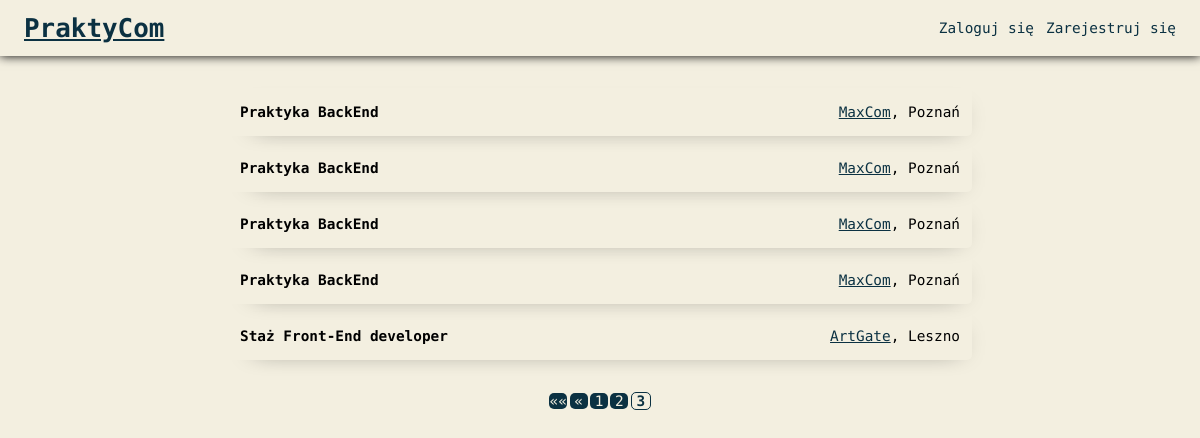
The page /index.php?strona=3 on the database as committed earlier.
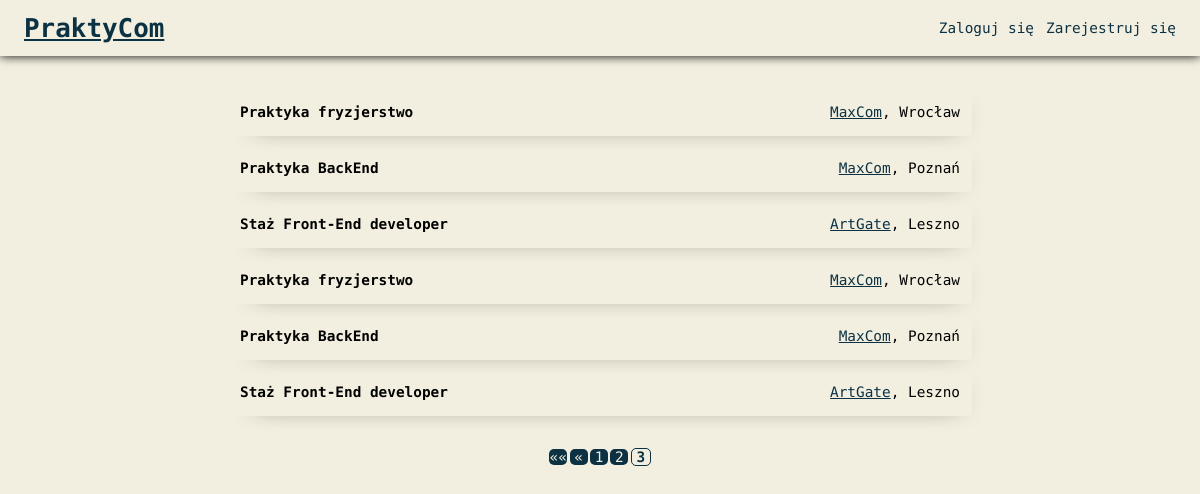
The same page on the database as committed later.
### tables this page shows
CREATE TABLE `oferty` (
  `id` int(255) NOT NULL,
  `tytul` varchar(50) NOT NULL,
  `opis` text NOT NULL,
  `id_pracodawcy` int(11) NOT NULL,
  `lokalizacja` varchar(30) NOT NULL
);

CREATE TABLE `pracodawcy` (
  `id` int(255) NOT NULL,
  `firma` varchar(50) NOT NULL,
  `email` varchar(50) NOT NULL,
  `haslo` varchar(255) NOT NULL
);

### index.php (the view, shortened to what this page needs)
<?php
include "connection.php";
?>
<!DOCTYPE html>
<html lang="pl">
<head>
    <link rel="stylesheet" href="style.css">
</head>
<body>
<header>
    <a href="index.php" id="logo">PraktyCom</a>
    <div id="opcje">
    <?php
    if (isset($_SESSION['user_id'])) {
        if (isset($_SESSION['user_imie']) && isset($_SESSION['user_nazwisko'])) {
            $userParams = "imie=".$_SESSION['user_imie'] . '&nazwisko=' . $_SESSION['user_nazwisko'] . '&id=' . $_SESSION['user_id'];
            echo generatePageLink('panelPraktykanta.php', 'Konto', $userParams, '');
        } elseif (isset($_SESSION['user_firma'])) {
            $userParams = "firma=" . $_SESSION['user_firma'] . '&id=' . $_SESSION['user_id'];
            echo generatePageLink('panelPracodawca.php', 'Konto', $userParams, '');
            echo generatePageLink('addAd.php', 'Dodaj ogłoszenie', '', '');
        }
        echo generatePageLink('logout.php', 'Wyloguj', '', '');
    } else {
        echo generatePageLink($loginPage, 'Zaloguj się', '', '');
        echo generatePageLink($signupPage, 'Zarejestruj się', '', '');
    }
    ?>
    </div>
</header>
<main>
    <div id="ogloszenia">
        <?php
        $ofertyNaStrone = 10;
        if (isset($_GET['strona'])) {
            $strona = $_GET['strona'];
        } else {
            $strona = 1;
        }
        $poczatek = ($strona - 1) * $ofertyNaStrone;
        $query = "SELECT oferty.id AS oferta_id, oferty.tytul AS tytul, oferty.lokalizacja AS lokalizacja, pracodawcy.firma AS firma, pracodawcy.id AS id
                  FROM oferty
                  INNER JOIN pracodawcy ON oferty.id_pracodawcy = pracodawcy.id
                  ORDER BY oferty.id DESC
                  LIMIT $poczatek, $ofertyNaStrone";
        $result = mysqli_query($conn, $query);
        if ($result && mysqli_num_rows($result) > 0) {
            while ($row = mysqli_fetch_assoc($result)) {
                $id_ogloszenia = $row['oferta_id'];
                $tytul = $row['tytul'];
                $firma = $row['firma'];
                $firmaId = $row['id'];
                $lokalizacja = $row['lokalizacja'];
                echo '<div class="ogloszenie" onclick="location.href=\'jobad.php?id=' . $id_ogloszenia . '\'">';
                echo '<div class="tytulOferty">';
                echo '<p class="tytul">' . $tytul . '</p>';
                echo '</div>';
                echo '<div class="daneOferty">';
                $userParams = "firma=".$firma . '&id=' . $firmaId;
                echo generatePageLink('panelPracodawca.php', $firma, $userParams, '');
                echo '<p>, ' . $lokalizacja . '</p>';
                echo '</div>';
                echo '</div>';
            }
        } else {
            echo "Brak danych lub błąd zapytania.";
        }
        $query = "SELECT COUNT(id) AS ilosc_ofert FROM oferty";
        $result = mysqli_query($conn, $query);
        $row = mysqli_fetch_assoc($result);
        $ilosc_ofert = $row['ilosc_ofert'];
        $liczba_stron = ceil($ilosc_ofert / $ofertyNaStrone);
        echo "<div class='numery'>";
        if ($liczba_stron > 1) {
            if($strona > 1){
            echo generatePageLink('index.php', '&laquo;&laquo;', '', '');
            }
            if ($strona > 1) {
                $poprzednia = $strona - 1;
                echo generatePageLink('index.php', '&laquo;', "strona=$poprzednia", '');
            }
            for ($i = 1; $i <= $liczba_stron; $i++) {
                if ($i == $strona) {
                    echo generatePageLink('index.php', $i, "strona=$i", 'przyciskiStrony active');
                } else {
                    echo generatePageLink('index.php', $i, "strona=$i", 'przyciskiStrony');
                }
            }
        }
        echo "</div>";
        ?>
    </div>
</main>
</body>
</html>

### connection.php (shortened to what this page needs)
<?php
$loginPage = 'login.php';
$signupPage = 'singup.php';
function generatePageLink($page, $label, $params = '', $class) {
    return "<a href='$page?$params' class='$class' >$label</a>";
}

### style.css (style rules this page uses)
* { padding: 0; margin: 0; font-family: "Roboto Mono", monospace; }
html { font-size: 1.8vh; background: #f3efe0; }
header { display: flex; align-items: center; justify-content: space-between; height: 7vh; width: 100%; box-shadow: 0 0 10px 0; }
header #logo { font-size: 1.8rem; color: #0b3142; font-weight: 800; margin-left: 0; height: 4vh; margin-left: 2vw; display: flex; justify-content: center; align-items: center; }
header #opcje { display: flex; margin-right: 2vw; }
header #opcje a { color: #0b3142; text-decoration: unset; margin-left: 1vw; }
body { display: flex; align-items: center; flex-direction: column; }
main { margin: 3vh 0 0 0; min-height: 50vh; }
main a { color: #0b3142; }
main #ogloszenia .ogloszenie { cursor: pointer; box-shadow: black 7px 7px 25px -20px; border-radius: 5px; height: 6vh; width: 60vw; margin-top: 1vh; display: flex; justify-content: space-between; align-items: center; padding: 0 1vw 0 1vw; }
main #ogloszenia .ogloszenie .tytulOferty { display: flex; flex-direction: column; }
main #ogloszenia .ogloszenie .tytulOferty .tytul { font-weight: 800; }
main #ogloszenia .ogloszenie .daneOferty { display: flex; flex-direction: row; }
main #ogloszenia .ogloszenie .daneOferty a { color: #0b3142; }
main #ogloszenia .numery { display: flex; align-items: center; justify-content: center; margin: 3vh 0 0 0; }
main #ogloszenia .numery a { text-decoration: unset; background-color: #0b3142; color: #f3efe0; border-radius: 5px; display: flex; align-items: center; justify-content: center; width: 1.5vw; margin: 1vh 0.1vw 0.1vw; }
main #ogloszenia .numery .przyciskiStrony.active { font-weight: 900; background-color: #f3efe0; color: #0b3142; border: solid #0b3142 1px; }

Rows that differ between the two databases and show on the page:
removed oferty: tytul "Praktyka BackEnd", id_pracodawcy.firma "MaxCom", lokalizacja "Poznań"
removed oferty: tytul "Praktyka BackEnd", id_pracodawcy.firma "MaxCom", lokalizacja "Poznań"
added oferty: tytul "Praktyka fryzjerstwo", id_pracodawcy.firma "MaxCom", lokalizacja "Wrocław"
added oferty: tytul "Staż Front-End developer", id_pracodawcy.firma "ArtGate", lokalizacja "Leszno"
now on this page (row unchanged): oferty: tytul "Praktyka fryzjerstwo", id_pracodawcy.firma "MaxCom", lokalizacja "Wrocław"
